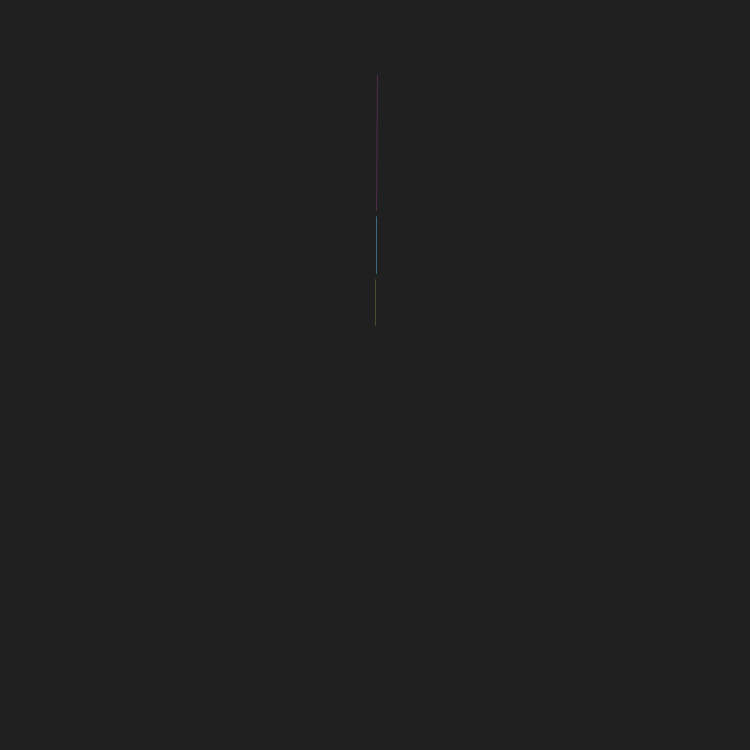
Frame 1 (no input)
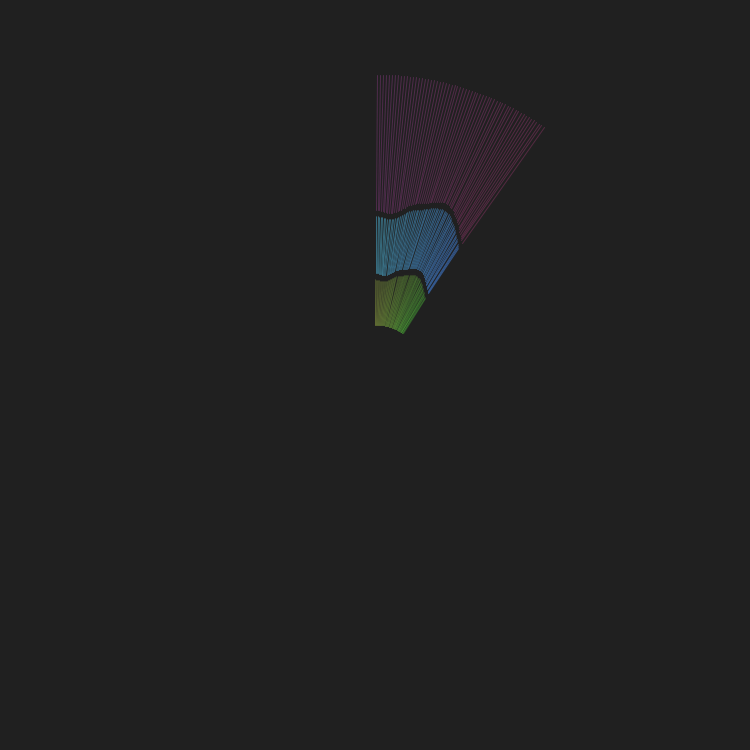
Frame 60 (the mouse pressed at the canvas centre just before this capture)
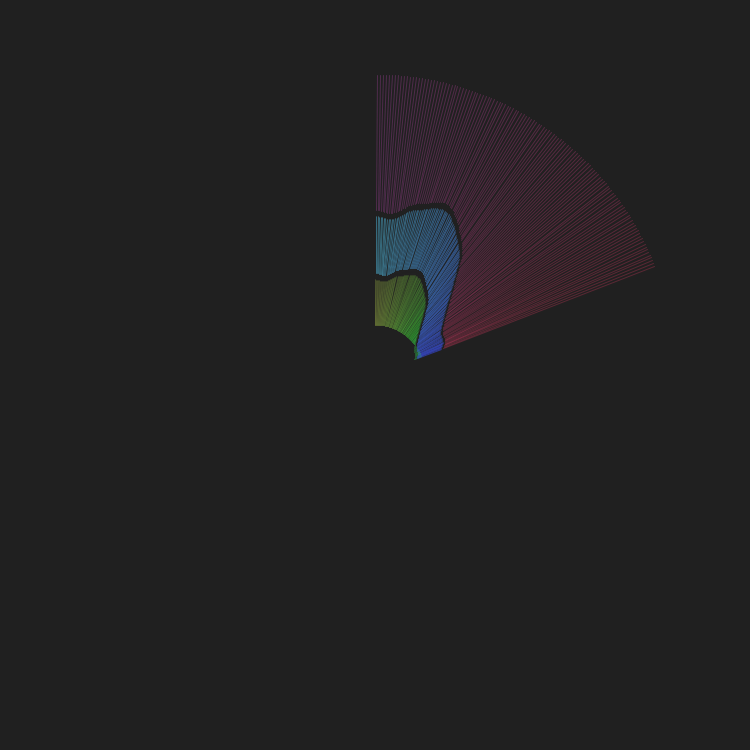
Frame 120 (the mouse held since frame 60 and released just before this capture)

The Processing sketch that drew these frames (run headless with seeded random() and noise(); from frame 60 on, the mouse is pressed at the canvas centre):

// Processing sketch: sketch
// ── sketch.pde
// INFO ************** //
//////////////////////////////
/*
GENUARY / DÍA 17 / Draw a line, pick a new color, move a bit.
José Vicente Araújo - 2021
----

*/

// LIBRERÍAS ************** //
//////////////////////////////

// VARIABLES GLOBALES ***** //
//////////////////////////////
int ancho = 750;
int alto = ancho;
String pathData = "../../data/";
String pathExport = "../../export/";

// SETUP ****************** //
//////////////////////////////
void settings(){
  size(ancho, alto);

}

void setup(){
  colorMode(HSB);
  background(#202020);

}

// LOOP ******************* //
//////////////////////////////
void draw(){
  surface.setTitle("FPS: " + frameRate);
  float t = frameCount*0.01;

  stroke(
    map(sin(t), -1, 1, 0, 100),
    map(sin(t*0.9), -1, 1, 100, 200),
    map(sin(t*0.8), -1, 1, 100, 200),
    100
  );

  line(
    ancho/2 + sin(t)*50,
    alto/2 - cos(t)*50,
    ancho/2 + sin(t)*noise(sin(t), cos(t*0.9))*150,
    alto/2 - cos(t)*noise(sin(t), cos(t*0.8))*150
    );

  stroke(#202020, 100);
  line(
    ancho/2 + sin(t)*noise(sin(t), cos(t*0.9))*150,
    alto/2 - cos(t)*noise(sin(t), cos(t*0.8))*150,
    ancho/2 + sin(t)*noise(sin(t), cos(t*0.9))*160,
    alto/2 - cos(t)*noise(sin(t), cos(t*0.8))*160
    );

  stroke(
    map(sin(t*0.7), -1, 1, 100, 175),
    map(sin(t*0.6), -1, 1, 100, 200),
    map(sin(t*0.5), -1, 1, 100, 200),
    200
  );

  line(
    ancho/2 + sin(t)*noise(sin(t), cos(t*0.9))*160,
    alto/2 - cos(t)*noise(sin(t), cos(t*0.8))*160,
    ancho/2 + sin(t)*noise(sin(t), cos(t*0.9))*250,
    alto/2 - cos(t)*noise(sin(t), cos(t*0.8))*250
    );

  stroke(#202020, 100);
  line(
    ancho/2 + sin(t)*noise(sin(t), cos(t*0.9))*250,
    alto/2 - cos(t)*noise(sin(t), cos(t*0.8))*250,
    ancho/2 + sin(t)*noise(sin(t), cos(t*0.9))*260,
    alto/2 - cos(t)*noise(sin(t), cos(t*0.8))*260
    );

  stroke(
    map(sin(t*0.7), -1, 1, 175, 255),
    map(sin(t*0.6), -1, 1, 100, 200),
    map(sin(t*0.5), -1, 1, 100, 200),
    100
  );

  line(
    ancho/2 + sin(t)*noise(sin(t), cos(t*0.9))*260,
    alto/2 - cos(t)*noise(sin(t), cos(t*0.8))*260,
    // ancho/2 + sin(t)*noise(sin(t), cos(t*0.9))*375,
    // alto/2 - cos(t)*noise(sin(t), cos(t*0.8))*375
    ancho/2 + sin(t)*300,
    alto/2 - cos(t)*300
    );




}

// FUNCIONES ************** //
//////////////////////////////
void keyPressed(){
  if(key == 's'){
    save(pathExport + "G17/" + timeStamp() + ".png");
  }
}

String timeStamp(){
  String y = str(year());
  String m = nf(month(), 2);
  String d = nf(day(), 2);
  String h = nf(hour(), 2);
  String mn = nf(minute(), 2);
  String s = nf(second(), 2);

  String ts = y + m + d + h + h + m + s;

  return ts;
}

void mousePressed(){
  switch(mouseButton) {
    case LEFT:
      setup();
    break;
    case RIGHT:
      //
    break;
    default:
      //
    break;
  }
}
